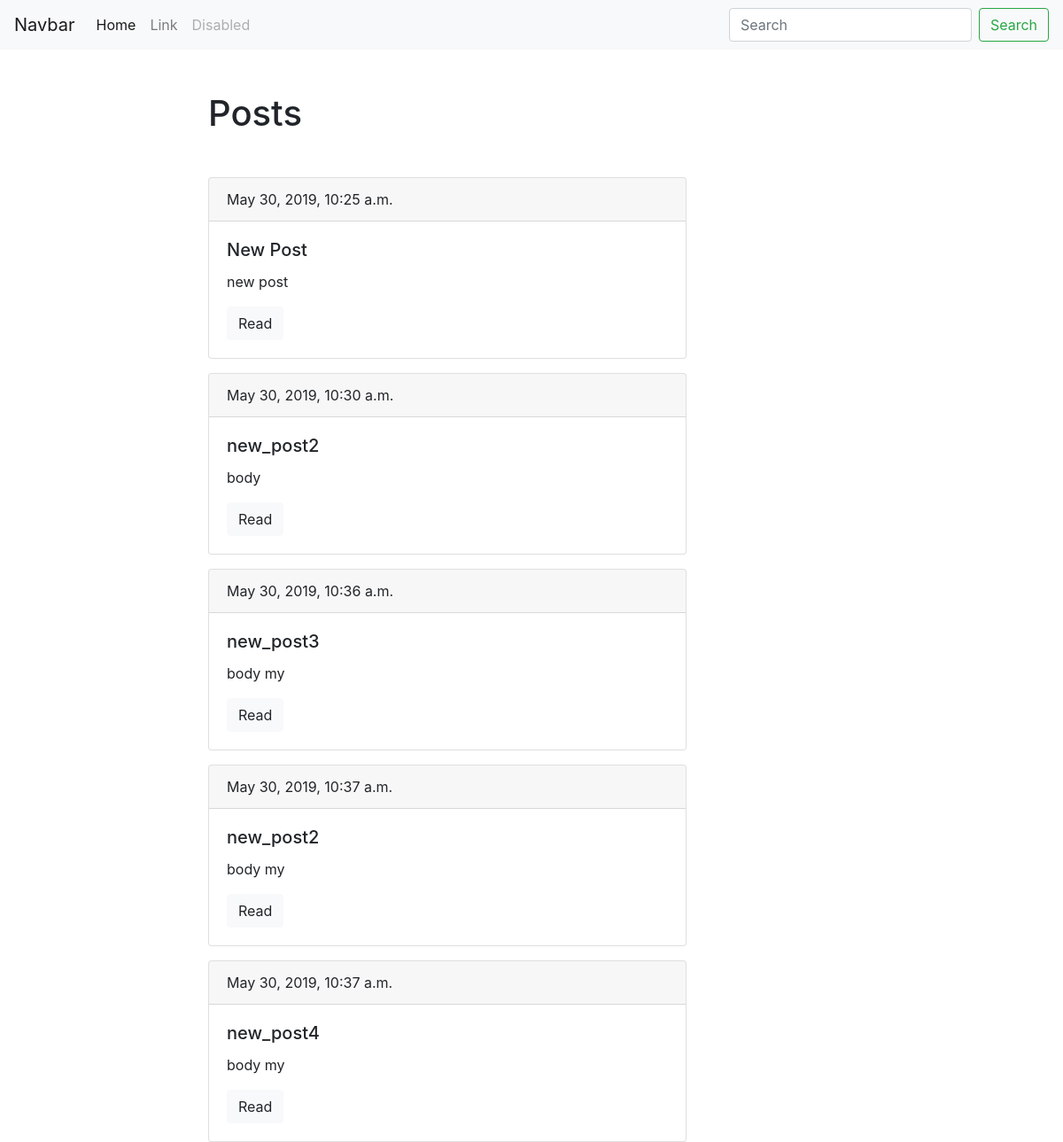
Screenshot of /blog/ with the database file from the repository.
### blog/models.py (models this page shows, shortened)
class Post(models.Model):
    title = models.CharField(max_length=150, db_index=True)
    slug = models.SlugField(max_length=150, unique=True)
    body = models.TextField(blank=True, db_index=True)
    date_pub = models.DateTimeField(auto_now_add=True)
    def get_absolute_url(self):
        return reverse('post_detail_url', kwargs={'slug': self.slug})

### blog/views.py (the view)
# urls.py: path('', posts_list, name='posts_list_url'),
def posts_list(request):
    posts = Post.objects.all()
    return render(request, 'blog/index.html', context={'posts': posts})

### blog/templates/blog/index.html (shortened to what this page needs)
{% extends 'blog/base_blog.html' %}
{% block content %}
    <h1 class="mb-5">Posts</h1>
    {% for post in posts %}
        <div class="card mt-3">
            <div class="card-header">
                {{ post.date_pub }}
            </div>
            <div class="card-body">
                <h5 class="card-title">{{ post.title }}</h5>
                <p class="card-text"> {{ post.body|truncatewords:15 }}</p>
                <a href="{{ post.get_absolute_url }}" class="btn btn-light">Read</a>
            </div>
        </div>
    {% endfor %}
{% endblock %}

### blog/templates/blog/base_blog.html
{% extends 'base.html' %}

### templates/base.html (shortened to what this page needs)
<!doctype html>
<html lang="en">
<head>
    <link rel="stylesheet" href="https://stackpath.bootstrapcdn.com/bootstrap/4.3.1/css/bootstrap.min.css"
>
</head>
<body>
<nav class="navbar navbar-expand-lg navbar-light bg-light">
    <a class="navbar-brand" href="#">Navbar</a>
    <div class="collapse navbar-collapse" id="navbarSupportedContent">
        <ul class="navbar-nav mr-auto">
            <li class="nav-item active">
                <a class="nav-link" href="{% url 'posts_list_url' %}">Home</a>
            </li>
            <li class="nav-item">
                <a class="nav-link" href="#">Link</a>
            </li>
            <li class="nav-item">
                <a class="nav-link disabled" href="#" tabindex="-1" aria-disabled="true">Disabled</a>
            </li>
        </ul>
        <form class="form-inline my-2 my-lg-0">
            <input class="form-control mr-sm-2" type="search" placeholder="Search" aria-label="Search">
            <button class="btn btn-outline-success my-2 my-sm-0" type="submit">Search</button>
        </form>
    </div>
</nav>
<div class="container mt-5">
    <div class="row">
        <div class="col-6 offset-md-2">
        {% block content %}{% endblock %}
        </div>
    </div>
</div>
</body>
</html>

### rows the page displays
Post: date_pub "May 30, 2019, 10:25 a.m.", title "New Post", body "new post"
Post: date_pub "May 30, 2019, 10:30 a.m.", title "new_post2", body "body"
Post: date_pub "May 30, 2019, 10:36 a.m.", title "new_post3", body "body my"
Post: date_pub "May 30, 2019, 10:37 a.m.", title "new_post2", body "body my"
Post: date_pub "May 30, 2019, 10:37 a.m.", title "new_post4", body "body my"
